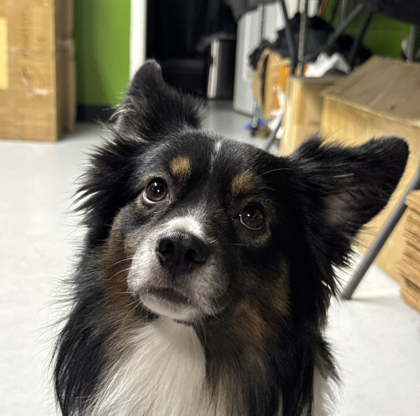
#> input picture lucky-paw-casino/art/raw/soba_ref_face.png, 420 x 416 px
$ python preview.py ../raw/soba_ref_face.png
#> lines starting #> are read from the running program, lines starting #| are printed output that depends on the picture
import sys
from PIL import Image
for f in sys.argv[1:]:
    im = Image.open(f).convert("RGBA")
    print(f, im.size, "alpha", im.getchannel("A").getextrema())
#| ../raw/soba_ref_face.png (420, 416) alpha (255, 255)
    bg = Image.new("RGBA", im.size, (255, 0, 255, 255)); bg.alpha_composite(im)
#> after `bg = Image.new('RGBA', im.size, (255, 0, 255, 255))`:
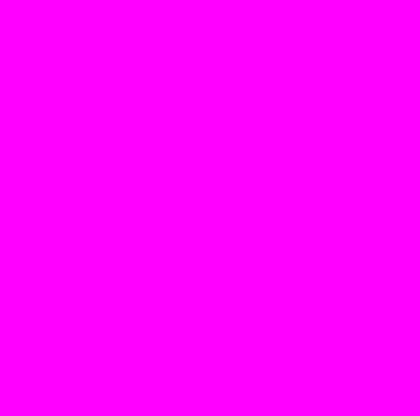
#> bg: PIL image 420x416 RGBA; mean R, G, B, A 255, 0, 255, 255
    bg.convert("RGB").save(f.rsplit(".", 1)[0] + "_mag.png")
